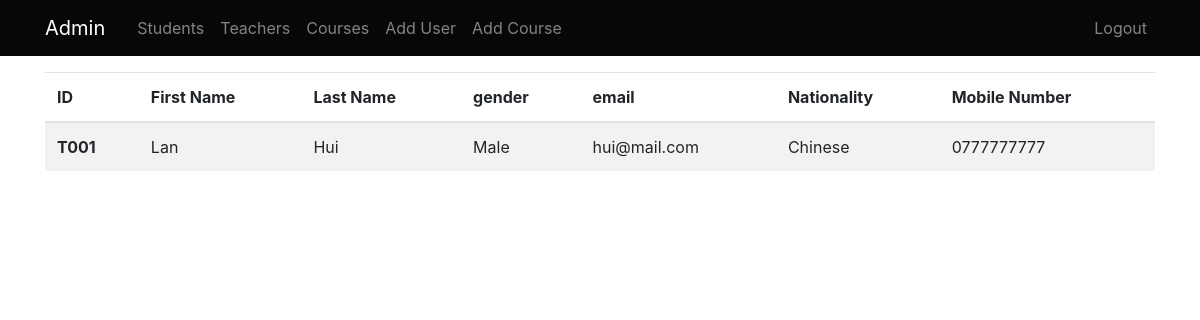
Page /admn/teachers on the earlier database version.
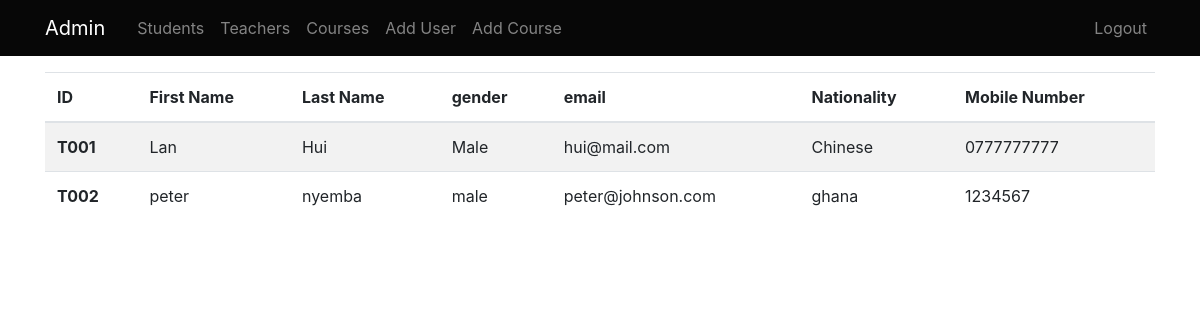
Same page on the later database version.
### application/models.py (models this page shows, shortened)
class User(db.Model, UserMixin):
    __tablename__ = 'user'
    user_id = db.Column(db.String, primary_key=True)
    firstname = db.Column(db.String(30), nullable=False)
    lastname = db.Column(db.String(30), nullable=False)
    role = db.Column(db.String(10), nullable=False)
    gender = db.Column(db.String(5), nullable=False)
    nationality = db.Column(db.String(15), nullable=False)
    email = db.Column(db.String(20), nullable=False, unique=True)
    mobile = db.Column(db.String(20), nullable=False, unique=True)
    password = db.Column(db.String(30), nullable=False)
    courses = db.relationship('Course', backref='teacher')

### application/routes.py (the view)
@app.route('/admn/teachers', methods=['GET', 'POST'])
def teachers():
    teachers = User.query.filter_by(role='teacher')
    return render_template('/admin/teachers.html', teachers=teachers)

### application/templates/admin/teachers.html
{% extends 'admin/_layout.html' %}
{% block content%}
  <table class="table table-striped">
    <thead>
      <tr>
        <th scope="col">ID</th>
        <th scope="col">First Name</th>
        <th scope="col">Last Name</th>
        <th scope="col">gender</th>
        <th scope="col">email</th>
        <th scope="col">Nationality</th>
        <th scope="col">Mobile Number</th>
      </tr>
    </thead>
    <tbody>
      {% for teacher in teachers %}
      <tr>
        <th scope="row">{{ teacher.user_id }}</th>
        <td>{{teacher.firstname}}</td>
        <td>{{teacher.lastname}}</td>
        <td>{{teacher.gender}}</td>
        <td>{{teacher.email}}</td>
        <td>{{teacher.nationality}}</td>
        <td>{{teacher.mobile}}</td>
      </tr>
      {% endfor %}
    </tbody>
  </table>
{% endblock %}

### application/templates/admin/_layout.html (shortened to what this page needs)
<!DOCTYPE html>
<html>
<head>
    <link rel="stylesheet" type="text/css" href="{{ url_for('static', filename='css/main.css')}}">
    <link rel="stylesheet" href="{{ url_for('static', filename='css/bootstrap.min.css') }}">
</head>
<body>
    <header class="site-header">
        <nav class="navbar navbar-expand-md navbar-dark bg-steel fixed-top">
            <div class="container">
                <a class="navbar-brand mr-4" href="{{ url_for('admin')}}">Admin</a>
                <div class="collapse navbar-collapse" id="navbarSupportedContent">
                    <ul class="navbar-nav mr-auto">
                        <li class="nav-item">
                            <a class="nav-link" href="{{ url_for('students')}}">Students</a>
                        </li>
                        <li class="nav-item">
                            <a class="nav-link" href="{{ url_for('teachers') }}">Teachers</a>
                        </li>
                        <li class="nav-item">
                            <a class="nav-link" href="{{ url_for('admin_courses')}}">Courses</a>
                        </li>
                        <li class="nav-item">
                            <a class="nav-link" href="{{ url_for('add_user')}}">Add User</a>
                        </li>
                        <li class="nav-item">
                            <a class="nav-link" href="{{ url_for('add_course')}}">Add Course</a>
                        </li>
                    </ul>
                </div>
                <div class="navbar-nav">
                    <a class="nav-item nav-link" href="{{ url_for('home')}}">Logout</a>
                </div>
            </div>
        </nav>
    </header>
  <div class="container">
    {% block content %} {% endblock %}
  </div>
</body>
</html>

### application/static/css/main.css (style rules this page uses)
body { background: #fafafa; color: #333333; margin-top: 5rem; }
.bg-steel { background-color: #070707; }
.site-header .navbar-nav .nav-link { color: #cbd5db; }
.navbar li { color: white; }
.site-header { padding-bottom: 4.5rem; }

Differences in the rows shown:
added User: user_id "T002", firstname "peter", lastname "nyemba", gender "male", email "peter@johnson.com", nationality "ghana", mobile "1234567"
